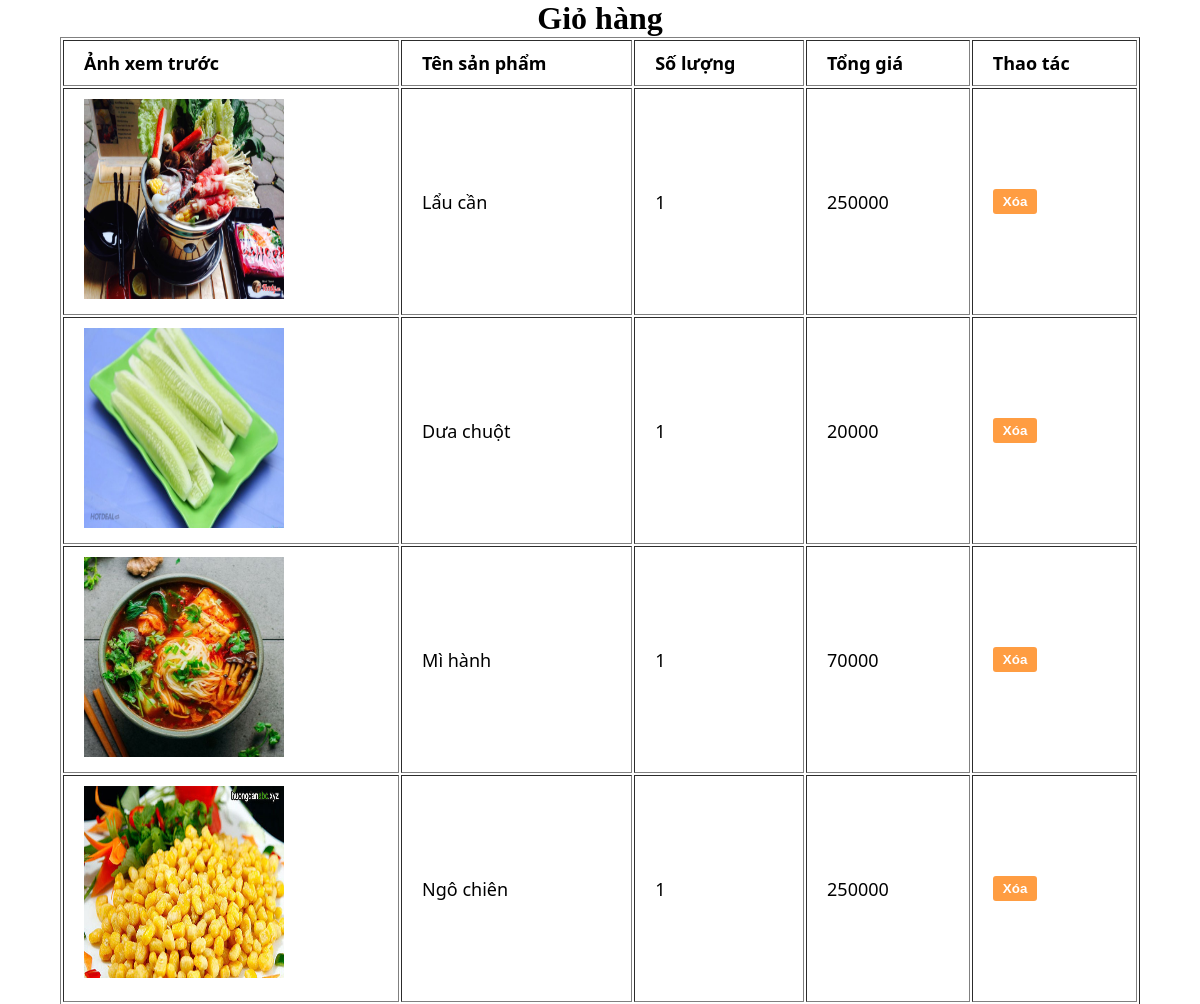
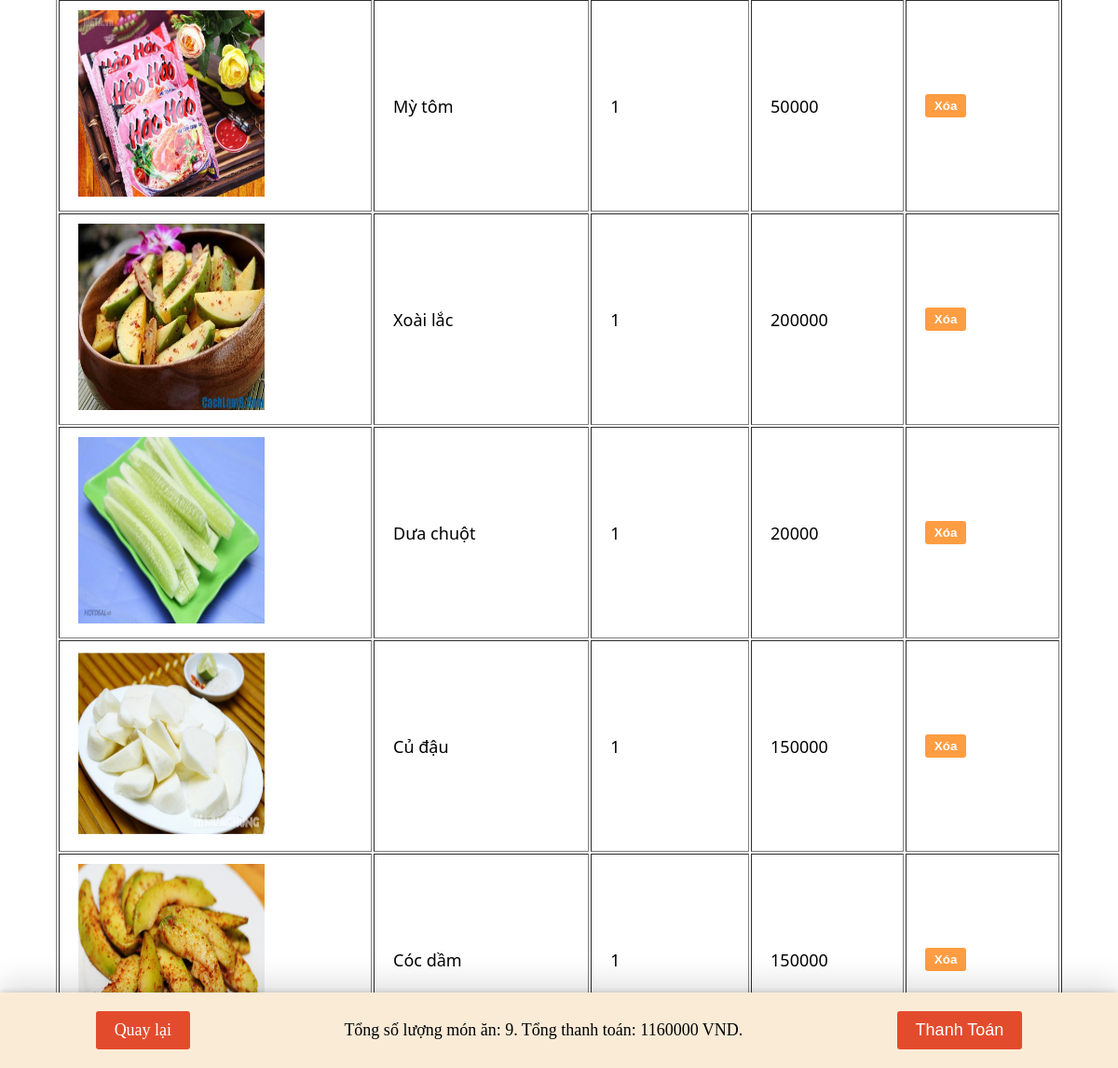
Page /views/layouts/giohangKhach.php (signed in) on the committed database (2 pictures, top to bottom).
### tables this page shows
CREATE TABLE `giohang_khach` (
  `id` int(11) NOT NULL,
  `id_users` int(11) NOT NULL,
  `id_products` int(11) NOT NULL,
  `name_product` varchar(200) NOT NULL,
  `image_product` text NOT NULL,
  `soluong` int(11) NOT NULL,
  `tong_gia` int(11) NOT NULL
);

### controllers/customer/controllerViewCart.php (the view, shortened to what this page needs)
<?php
$conn = new mysqli(DB_HOST, DB_USERNAME, DB_PASSWORD, DB_DATABASE);
$conn->set_charset("utf8");
$id_users = $_SESSION['user_id'];
$sql = "SELECT * FROM giohang_khach WHERE id_users = ?";
$stmt = $conn->prepare($sql);
$stmt->bind_param("i", $id_users);
$stmt->execute();
$result = $stmt->get_result();
$total_cart = 0;
$total_products = 0;
echo "<table border='1'>";
echo
"<tr class='text_boss'>
    <td class='text_boss' >Ảnh xem trước</td>
    <td class='text_boss' >Tên sản phẩm</td>
    <td class='text_boss' >Số lượng</td>
    <td class='text_boss' >Tổng giá</td>
    <td class='text_boss' >Thao tác</td>
</tr>";
while ($row = $result->fetch_assoc()) {
    echo "<tr>";
    echo "<td><img src='" . BASE_URL ."upload/products/". $row['image_product'] . "' alt='Ảnh sản phẩm'style='width: 200px; height: 200px;'></td>";
    echo "<td>" . $row['name_product'] . "</td>";
    echo "<td>" . $row['soluong'] . "</td>";
    echo "<td>" . $row['tong_gia'] . "</td>";
    echo "<td><button class='delete_product' data-product-id='" . $row['id'] . "'><ion-icon style='font-size: 20px;' name='close-outline'></ion-icon></ion-icon>Xóa</button> </td>";
    echo "</tr>";
    $total_products += $row['soluong'];
    $total_cart += $row['tong_gia'];
}
echo "</table>";

### views/layouts/giohangKhach.php (shortened to what this page needs)
<!DOCTYPE html>
<html lang="en">
<head>
    <link rel="stylesheet" href="<?= localhost;?>css/customers/cartKhach.css">
</head>
<body>
    <h1>Giỏ hàng</h1>
    <?php
        require '../../controllers/customer/controllerViewCart.php';
    ?>
    <div class="navbar_card">
        <div class="back_home">
            <a href="<?= localhost; ?>views/layouts/home.php">Quay lại</a>
        </div>
        <div class="main_nav_cart">
            <span>Tổng số lượng món ăn: <span class="tong_slsp"><?= $total_products ?>.</span></span>
            <span>Tổng thanh toán: <span class="tong_giohang"><?= $total_cart ?> VND.</span></span>
        </div>
        <div class="check_buy">
            <button class="view_thanhtoan">Thanh Toán <ion-icon name="caret-forward-outline"></ion-icon></button>
        </div>
    </div>
</body>
</html>

### css/customers/cartKhach.css (style rules this page uses)
* { margin: 0; padding: 0; box-sizing: border-box; }
body { display: flex; justify-content: center; align-items: center; flex-direction: column; }
table { width: 90vw; font-size: 18px; font-family: 'Segoe UI', Tahoma, Geneva, Verdana, sans-serif; }
td { padding: 10px 20px; }
.text_boss { font-weight: bold; }
.delete_product { display: flex; justify-content: center; align-items: center; padding: 5px 10px; background-color: rgba(255, 123, 0, 0.74); border-radius: 3px; color: white; font-weight: bold; border: unset; }
.navbar_card { width: 100vw; position: fixed; bottom: 0; left: 0; background-color: antiquewhite; padding: 20px; display: flex; justify-content: space-around; align-items: center; font-size: 18px; box-shadow: rgba(0, 0, 0, 0.25) 0px 54px 55px, rgba(0, 0, 0, 0.12) 0px -12px 30px, rgba(0, 0, 0, 0.12) 0px 4px 6px, rgba(0, 0, 0, 0.17) 0px 12px 13px, rgba(0, 0, 0, 0.09) 0px -3px 5px; }
.back_home { display: flex; justify-content: space-around; align-items: center; padding: 10px 20px; font-size: 18px; border-radius: 3px; color: white; background-color: rgb(227, 75, 45); }
.back_home a { color: white; text-decoration: none; }
.view_thanhtoan { padding: 10px 20px; font-size: 18px; border-radius: 3px; color: white; background-color: rgb(227, 75, 45); border: unset; display: flex; justify-content: space-around; align-items: center; cursor: pointer; }

### rows in the picture
giohang_khach: image_product (picture), name_product "Lẩu cần", soluong "1", tong_gia "250000"
giohang_khach: image_product (picture), name_product "Dưa chuột", soluong "1", tong_gia "20000"
giohang_khach: image_product (picture), name_product "Mì hành", soluong "1", tong_gia "70000"
giohang_khach: image_product (picture), name_product "Ngô chiên", soluong "1", tong_gia "250000"
giohang_khach: image_product (picture), name_product "Mỳ tôm", soluong "1", tong_gia "50000"
giohang_khach: image_product (picture), name_product "Xoài lắc", soluong "1", tong_gia "200000"
giohang_khach: image_product (picture), name_product "Dưa chuột", soluong "1", tong_gia "20000"
giohang_khach: image_product (picture), name_product "Củ đậu", soluong "1", tong_gia "150000"
giohang_khach: image_product (picture), name_product "Cóc dầm", soluong "1", tong_gia "150000"

### other values in the picture
$total_products "9"
$total_cart "1160000"
